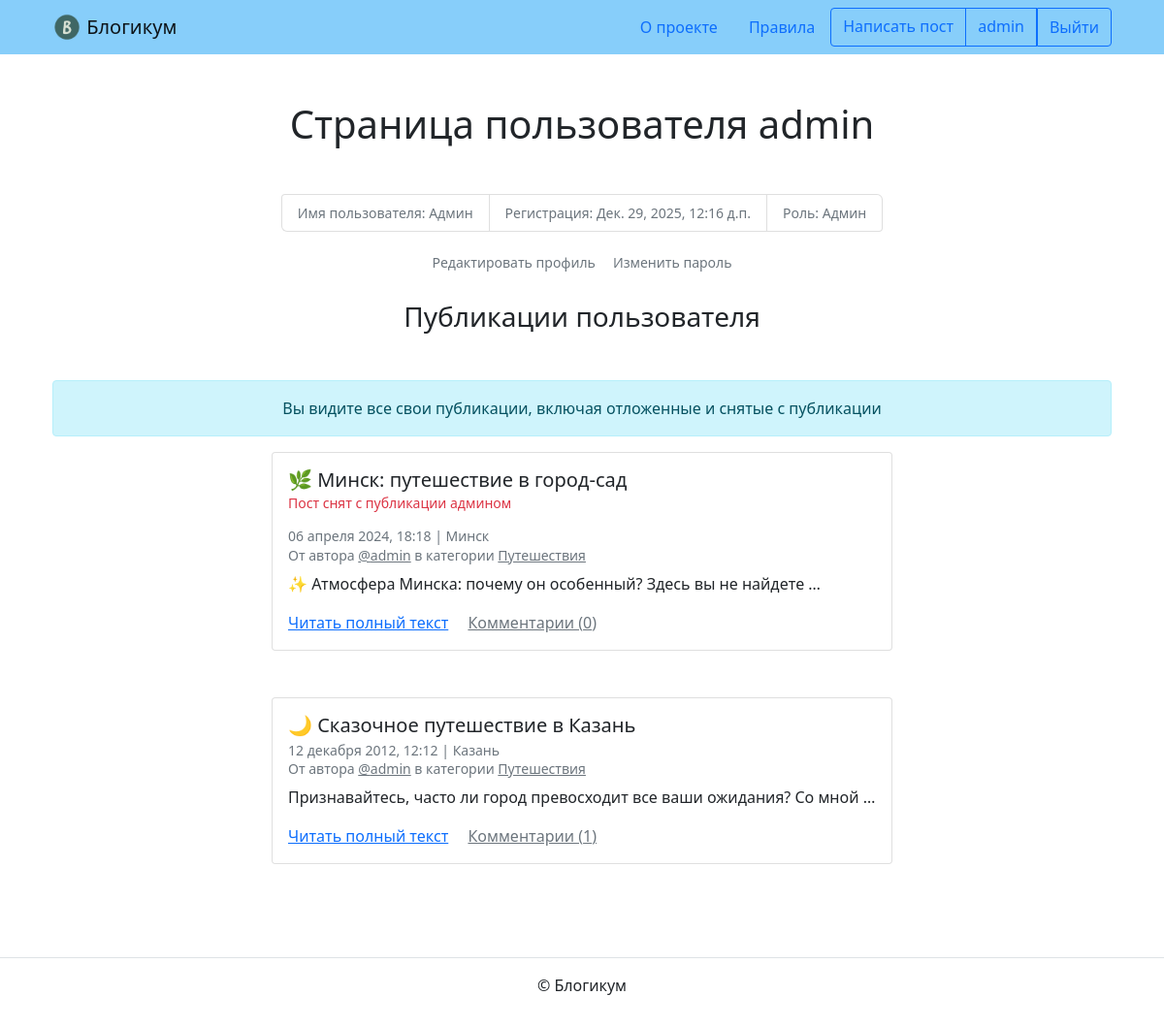
Screenshot of /profile/admin/ (signed in) with the database file from the repository.
### blog/models.py (models this page shows, shortened)
class Post(models.Model):
    title = models.CharField(
        max_length=256,
        verbose_name='Заголовок'
    )
    text = models.TextField(verbose_name='Текст')
    pub_date = models.DateTimeField(
        verbose_name='Дата и время публикации',
        help_text='Если установить дату и время в будущем — '
                  'можно делать отложенные публикации.'
    )
    author = models.ForeignKey(
        User,
        on_delete=models.CASCADE,
        verbose_name='Автор публикации',
        related_name='posts'
    )
    location = models.ForeignKey(
        Location,
        on_delete=models.SET_NULL,
        null=True,
        blank=True,
        verbose_name='Местоположение'
    )
    category = models.ForeignKey(
        Category,
        on_delete=models.SET_NULL,
        null=True,
        verbose_name='Категория',
        related_name='posts'
    )
    is_published = models.BooleanField(
        default=True,
        verbose_name='Опубликовано',
        help_text='Снимите галочку, чтобы скрыть публикацию.'
    )
    created_at = models.DateTimeField(
        auto_now_add=True,
        verbose_name='Добавлено'
    )
    image = models.ImageField(
        'Изображение',
        upload_to='posts_images/',
        blank=True,
        null=True
    )
    objects = models.Manager()
    published = PublishedManager()
    class Meta:
        verbose_name = 'публикация'
        verbose_name_plural = 'Публикации'
        ordering = ['-pub_date']

class Location(models.Model):
    name = models.CharField(
        max_length=256,
        verbose_name='Название места'
    )
    is_published = models.BooleanField(
        default=True,
        verbose_name='Опубликовано',
        help_text='Снимите галочку, чтобы скрыть публикацию.'
    )
    created_at = models.DateTimeField(
        auto_now_add=True,
        verbose_name='Добавлено'
    )
    class Meta:
        verbose_name = 'местоположение'
        verbose_name_plural = 'Местоположения'

class Category(models.Model):
    title = models.CharField(
        max_length=256,
        verbose_name='Заголовок'
    )
    description = models.TextField(verbose_name='Описание')
    slug = models.SlugField(
        unique=True,
        verbose_name='Идентификатор',
        help_text='Идентификатор страницы для URL; '
                  'разрешены символы латиницы, цифры, дефис и подчёркивание.'
    )
    is_published = models.BooleanField(
        default=True,
        verbose_name='Опубликовано',
        help_text='Снимите галочку, чтобы скрыть публикацию.'
    )
    created_at = models.DateTimeField(
        auto_now_add=True,
        verbose_name='Добавлено'
    )
    class Meta:
        verbose_name = 'Категория'
        verbose_name_plural = 'Категории'

### pages/views.py (the view)
# urls.py: path('profile/<str:username>/', ProfileView.as_view(), name='profile'),
class ProfileView(View):
    def dispatch(self, request, *args, **kwargs):
        username = kwargs.get('username')
        return user_profile(request, username)

### blog/utils.py (called while the page is built)
def get_published_posts_with_comments(queryset=None, include_unpublished_for_author=None):
    if queryset is None:
        queryset = Post.objects.all()
    if include_unpublished_for_author:
        queryset = queryset.filter(author=include_unpublished_for_author)
    else:
        queryset = queryset.filter(
            is_published=True,
            pub_date__lte=timezone.now(),
            category__is_published=True
        )
    queryset = queryset.annotate(
        comment_count=Count('comments')
    )
    ordering = Post._meta.ordering
    if ordering:
        queryset = queryset.order_by(*ordering)
    return queryset

def paginate_posts(request, posts_queryset, posts_per_page=10):
    paginator = Paginator(posts_queryset, posts_per_page)
    page_number = request.GET.get('page')
    return paginator.get_page(page_number)

### pages/views.py (called while the page is built)
def user_profile(request, username):
    profile = get_object_or_404(User, username=username)
    is_owner = request.user.is_authenticated and request.user == profile
    if is_owner:
        posts = get_published_posts_with_comments(
            queryset=profile.posts.all(),
            include_unpublished_for_author=profile  # Показываем неопубликованные автору
        )
    else:
        posts = get_published_posts_with_comments(
            queryset=profile.posts.all()
        )
    page_obj = paginate_posts(request, posts)
    context = {
        'profile': profile,
        'page_obj': page_obj,
        'is_owner': is_owner,
    }
    return render(request, 'blog/profile.html', context)

### templates/blog/profile.html (shortened to what this page needs)
{% extends "base.html" %}
{% block content %}
  <h1 class="mb-5 text-center ">Страница пользователя {{ profile.username }}</h1>
  <small>
    <ul class="list-group list-group-horizontal justify-content-center mb-3">
      <li class="list-group-item text-muted">Имя пользователя: {% if profile.get_full_name %}{{ profile.get_full_name }}{% else %}не указано{% endif %}</li>
      <li class="list-group-item text-muted">Регистрация: {{ profile.date_joined }}</li>
      <li class="list-group-item text-muted">Роль: {% if profile.is_staff %}Админ{% else %}Пользователь{% endif %}</li>
    </ul>
    <ul class="list-group list-group-horizontal justify-content-center">
      {% if user.is_authenticated and request.user == profile %}
      <a class="btn btn-sm text-muted" href="{% url 'pages:edit_profile' %}">Редактировать профиль</a>
      <a class="btn btn-sm text-muted" href="{% url 'password_change' %}">Изменить пароль</a>
      {% endif %}
    </ul>
  </small>
  <br>
  <h3 class="mb-5 text-center">Публикации пользователя</h3>
  {% if is_owner %}
    <div class="alert alert-info text-center" role="alert">
      Вы видите все свои публикации, включая отложенные и снятые с публикации
    </div>
  {% endif %}
  {% for post in page_obj %}
    <article class="mb-5">
      {% include "includes/post_card.html" %}
    </article>
  {% endfor %}
{% endblock %}

### templates/base.html (shortened to what this page needs)
{% load static %}
<!DOCTYPE html>
<html lang="ru">
  <head>
    <link href="https://cdn.jsdelivr.net/npm/bootstrap@5.3.0/dist/css/bootstrap.min.css" rel="stylesheet">
    <link rel="stylesheet" href="{% static 'css/bootstrap.min.css' %}">
  </head>
  <body>
    {% include "includes/header.html" %}
    <main>
      <div class="container py-5">
      {% block content %}{% endblock %}
      </div>
    </main>
    {% include "includes/footer.html" %}
  </body>
</html>

### templates/includes/header.html (shortened to what this page needs)
{% load static %}
<header>
  <nav class="navbar navbar-light" style="background-color: lightskyblue">
    <div class="container">
      <a class="navbar-brand" href="{% url 'blog:index' %}">
        <img src="{% static 'img/logo.png' %}" width="30" height="30" class="d-inline-block align-top" alt="">
        Блогикум
      </a>
      {% with request.resolver_match.view_name as view_name %}
        <ul class="nav  nav-pills">
          <li class="nav-item">
            <a class="nav-link {% if view_name == 'pages:about' %} text-white {% endif %}" href="{% url 'pages:about' %}">
              О проекте
            </a>
          </li>
          <li class="nav-item">
            <a class="nav-link {% if view_name == 'pages:rules' %} text-white {% endif %}" href="{% url 'pages:rules' %}">
              Правила
            </a>
          </li>
          {% if user.is_authenticated %}
            <div class="btn-group" role="group" aria-label="User actions">
              <a class="btn btn-outline-primary" href="{% url 'blog:create_post' %}">
                Написать пост
              </a>
              <a class="btn btn-outline-primary" href="{% url 'pages:profile' user.username %}">
                {{ user.username }}
              </a>
              <form action="{% url 'logout' %}" method="post" class="d-inline">
                <button type="submit" class="btn btn-outline-primary h-100" style="border-top-left-radius: 0; border-bottom-left-radius: 0;">
                  Выйти
                </button>
              </form>
            </div>
          {% endif %}
        </ul>
      {% endwith %}
    </div>
  </nav>
</header>

### templates/includes/post_card.html (shortened to what this page needs)
<div class="col d-flex justify-content-center">
  <div class="card" style="width: 40rem;">
    <div class="card-body">
      <h5 class="card-title">{{ post.title }}</h5>
      <h6 class="card-subtitle mb-2 text-muted">
        <small>
          {% if not post.is_published %}
            <p class="text-danger">Пост снят с публикации админом</p>
          {% elif not post.category.is_published %}
            <p class="text-danger">Выбранная категория снята с публикации админом</p>
          {% endif %}
          {{ post.pub_date|date:"d E Y, H:i" }} | {% if post.location and post.location.is_published %}{{ post.location.name }}{% else %}Планета Земля{% endif %}<br>
          От автора <a class="text-muted" href="{% url 'pages:profile' post.author.username %}">@{{ post.author.username }}</a> в
          категории {% include "includes/category_link.html" %}
        </small>
      </h6>
      <p class="card-text">{{ post.text|truncatewords:10 }}</p>
      <a href="{% url 'blog:post_detail' post.id %}" class="card-link">Читать полный текст</a>
      <a href="{% url 'blog:post_detail' post.id %}" class="card-link text-muted">
        Комментарии ({{ post.comment_count }})
      </a>
    </div>
  </div>
</div>

### templates/includes/category_link.html
<a class="text-muted" href="{% url 'blog:category_posts' post.category.slug %}">
  {{ post.category.title }}
</a>

### templates/includes/footer.html
<footer class="border-top text-center py-3">
  <p>© Блогикум</p>
</footer>

### rows the page displays
Post: title "🌿 Минск: путешествие в город-сад", is_published "Пост снят с публикации админом", pub_date "06 апреля 2024, 18:18", location.name "Минск", author.username "admin", category "Путешествия", text "✨ Атмосфера Минска: почему он особенный? Здесь вы не найдете …", comment_count "0"
Post: title "🌙 Сказочное путешествие в Казань", pub_date "12 декабря 2012, 12:12", location.name "Казань", author.username "admin", category "Путешествия", text "Признавайтесь, часто ли город превосходит все ваши ожидания? Со мной …", comment_count "1"

### other values shown
{{ user.username }} "admin"
{{ profile.username }} "admin"
{{ profile.get_full_name }} "Админ"
{{ profile.date_joined }} "Дек. 29, 2025, 12:16 д.п."
